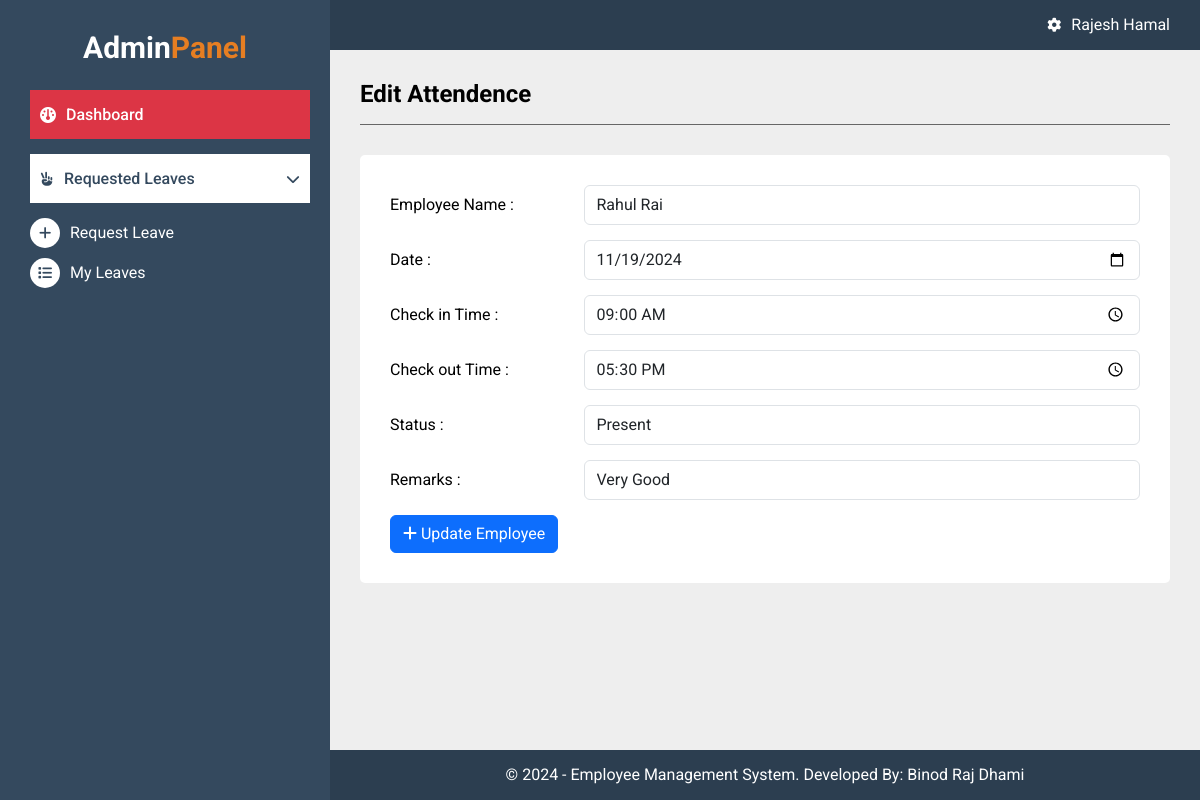
The app's page /admin/edit_attendence.php?id=13 (signed in) with its own data.
### tables this page shows
CREATE TABLE `tbl_attendences` (
  `id` int(11) NOT NULL,
  `employee_id` int(11) NOT NULL,
  `date` date NOT NULL,
  `check_in_time` time DEFAULT NULL,
  `late_time` varchar(255) DEFAULT NULL,
  `check_out_time` time DEFAULT NULL,
  `over_time` varchar(255) DEFAULT NULL,
  `total_working_hours` varchar(255) DEFAULT NULL,
  `status` enum('Present','Absent','On Leave','Partial Day') NOT NULL,
  `remarks` varchar(255) DEFAULT NULL,
  `created_at` datetime NOT NULL DEFAULT current_timestamp(),
  `updated_at` datetime DEFAULT current_timestamp()
);

CREATE TABLE `tbl_users` (
  `id` int(11) NOT NULL,
  `department_id` int(11) NOT NULL,
  `name` varchar(50) NOT NULL,
  `email` varchar(50) NOT NULL,
  `password` text NOT NULL,
  `phone` varchar(12) NOT NULL,
  `address` varchar(100) NOT NULL,
  `position` varchar(50) NOT NULL,
  `joint_date` date NOT NULL,
  `leaved_date` date DEFAULT NULL,
  `date_of_birth` date NOT NULL,
  `gender` enum('Male','Female','Other') NOT NULL,
  `role` enum('Employer','Employee') NOT NULL,
  `created_at` datetime NOT NULL DEFAULT current_timestamp(),
  `updated_at` datetime NOT NULL DEFAULT current_timestamp(),
  `status` tinyint(1) NOT NULL DEFAULT 1
);

### admin/edit_attendence.php (the view, shortened to what this page needs)
<?php
include_once("includes/header.php");
include_once("includes/sidebar.php");
$get_id = $_GET['id'];
$fetch_query = "SELECT * FROM tbl_attendences where id= $get_id";
$fetch_result = $connection->query($fetch_query);
if ($fetch_result->num_rows > 0) {
    $attendence = $fetch_result->fetch_assoc();
} else {
    header("location: list_attendence.php");
}
$fetch_all_query = "SELECT * FROM tbl_users";
$result = $connection->query($fetch_all_query);
$employee_list = [];
while ($data = $result->fetch_assoc()) {
    array_push($employee_list, $data);
}
?>
<div class="admin-main">
    <div class="heading-panel">
        <h1>Edit Attendence</h1>
    </div>
    <div class="body-panel">
        <form action="" method="POST" class="add-employee-form">
            <div class="form-group">
                <div class="row">
                    <div class="col-sm-3">
                        <label>Employee Name :</label>
                    </div>
                    <div class="col-sm-9">
                        <select name="employee_id" class="form-control">
                            <?php foreach ($employee_list as $employee) { ?>
                                <option value="<?php echo $employee['id']; ?>" <?php if ($employee['id'] == $attendence['employee_id']) {
                                                                                    echo "selected";
                                                                                } ?>>
                                    <?php echo $employee['name']; ?>
                                </option>
                            <?php } ?>
                        </select>
                    </div>
                </div>
            </div>
            <div class="form-group">
                <div class="row">
                    <div class="col-sm-3">
                        <label>Date :</label>
                    </div>
                    <div class="col-sm-9">
                        <input type="date" name="date" class="form-control" value="<?php echo $attendence['date']; ?>">
                    </div>
                </div>
            </div>
            <div class="form-group">
                <div class="row">
                    <div class="col-sm-3">
                        <label>Check in Time :</label>
                    </div>
                    <div class="col-sm-9">
                        <input type="time" name="check_in_time" class="form-control" value="<?php echo $attendence['check_in_time']; ?>">
                    </div>
                </div>
            </div>
            <div class="form-group">
                <div class="row">
                    <div class="col-sm-3">
                        <label>Check out Time :</label>
                    </div>
                    <div class="col-sm-9">
                        <input type="time" name="check_out_time" class="form-control" value="<?php echo $attendence['check_out_time']; ?>">
                    </div>
                </div>
            </div>
            <div class="form-group">
                <div class="row">
                    <div class="col-sm-3">
                        <label>Status :</label>
                    </div>
                    <div class="col-sm-9">
                        <select name="status" class="form-control">
                            <option value="Present" <?php if ('Present' == $attendence['status']) {
                                                        echo "selected";
                                                    } ?>>Present</option>
                        </select>
                    </div>
                </div>
            </div>
            <div class="form-group">
                <div class="row">
                    <div class="col-sm-3">
                        <label>Remarks :</label>
                    </div>
                    <div class="col-sm-9">
                        <input type="text" name="remarks" class="form-control" placeholder="Enter Remarks" value="<?php echo $attendence['remarks']; ?>">
                    </div>
                </div>
            </div>
            <div class="form-group">
                <button type="submit" name="btn_submit" class="btn btn-primary">
                    <i class="fa-solid fa-plus"></i>
                    Update Employee
                </button>
            </div>
        </form>
    </div>
</div>
<?php include_once("includes/footer.php"); ?>

### css/styles.css (style rules this page uses)
* { margin: 0; padding: 0; font-family: "Roboto", serif; }
body { margin: 0; padding: 0; font-size: 16px; color: #000; font-family: "Roboto", serif; background: #eee; }
.admin-main { position: absolute; top: 50px; left: 330px; width: calc(100% - 330px); background: #eee; padding: 30px; padding-bottom: 50px; }
.heading-panel { padding-bottom: 15px; margin-bottom: 30px; border-bottom: #666 solid 1px; }
.heading-panel h1 { margin-bottom: 0; font-size: 24px; font-weight: 700; }
.body-panel { padding: 30px; background: #fff; border-radius: 5px; }
.add-employee-form .row { display: flex; align-items: center; margin-bottom: 15px; }
.add-employee-form .form-control { height: 40px; }
.add-employee-form .form-control::placeholder { color: #ccc !important; }

### records on screen
tbl_attendences: employee_id "Rahul Rai", date "11/19/2024", check_in_time "09:00:00", check_out_time "17:30:00", status "Present", remarks "Very Good"

### other values on screen
$_SESSION['name'] "Rajesh Hamal"
Date('Y') "2024"
